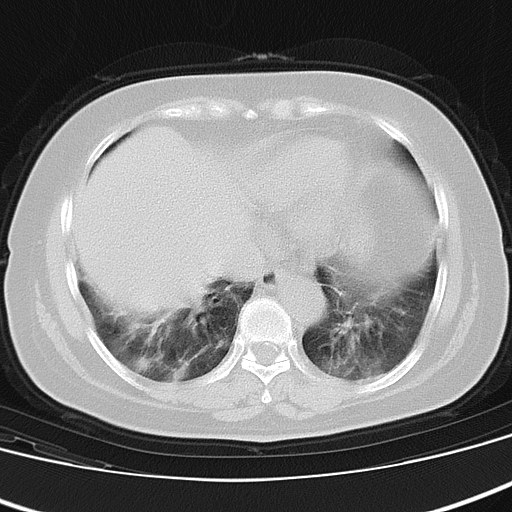
#> input picture covid19normalpneumonia-ct-images/COVID2_CT/25847 (2).jpg, 512 x 512 px; its folder holds 3 pictures in this run; the run also reads 1 picture not shown here
$ jupyter execute --allow-errors Training.ipynb
#> lines starting #> are read from the running program, lines starting #| are printed output that depends on the picture; after the words box and inside, x2 and y2 are one past the last pixel; in counts of white or black regions, pixels touching at a corner belong together
[cell 1]
#pip install numpy pandas matplotlib seaborn opencv-python tensorflow opendatasets scikit-learn

[cell 2]
# 1. Import necessary libraries
import os
import random
import numpy as np
import pandas as pd
import cv2
import matplotlib.pyplot as plt
import seaborn as sns

# 2. Import libraries for handling dataset and training
import opendatasets as od
from sklearn.model_selection import train_test_split
from sklearn.metrics import accuracy_score
from sklearn.metrics import classification_report, confusion_matrix, ConfusionMatrixDisplay
from tensorflow.keras.preprocessing.image import ImageDataGenerator, load_img, img_to_array
from tensorflow.keras.callbacks import ModelCheckpoint, EarlyStopping

# 3. Import TensorFlow and Keras related libraries
import tensorflow as tf
from tensorflow.keras import layers, models
from tensorflow.keras.applications import InceptionV3
from tensorflow.keras.optimizers import Adam
from tensorflow.keras.losses import BinaryCrossentropy
from tensorflow.keras.metrics import MeanIoU
from tensorflow.keras.preprocessing import image
from tensorflow.keras.models import Sequential
from tensorflow.keras.layers import GlobalAveragePooling2D, Dropout, Dense
from tensorflow.keras.optimizers import Adam
from tensorflow.keras.metrics import AUC, Precision, Recall


# 4. Import concurrent execution libraries
from concurrent.futures import ProcessPoolExecutor, ThreadPoolExecutor

[cell 3]
# Download dataset
#od.download("https://www.kaggle.com/datasets/anaselmasry/covid19normalpneumonia-ct-images/data")

[cell 4]
# Set paths and constants
base_path = './covid19normalpneumonia-ct-images'
classes = ['COVID2_CT', 'Normal_CT', 'pneumonia_CT']
num_augmentations_per_image = 5
img_size = (256, 256)
epochs=50
augmented_path = 'AugmentedData'  # Path to save augmented images

[cell 5]
# [8 lines left out: function augment_image, not called in this run]

def augment_images(class_name):
    """Augment images for a specified class."""
    class_path = os.path.join(base_path, class_name)
    augmented_class_path = os.path.join(augmented_path, class_name)
    os.makedirs(augmented_class_path, exist_ok=True)

    print(f"{class_name}: images started augmentation")

    datagen = ImageDataGenerator(
        rotation_range=40,
        width_shift_range=0.2,
        height_shift_range=0.2,
        shear_range=0.2,
        zoom_range=0.2,
        horizontal_flip=True,
        fill_mode='nearest'
    )

    image_files = os.listdir(class_path)

    with ThreadPoolExecutor() as executor:
        for img_file in image_files:
            img_path = os.path.join(class_path, img_file)
            for i in range(num_augmentations_per_image):
                executor.submit(augment_image, img_path, augmented_class_path, img_file, i, datagen)

    print(f"{class_name}: Augmentation completed.")

# Perform augmentation for each class
for class_name in classes:
    augment_images(class_name)
#> (the call stopped at in augment_images, `datagen = ImageDataGenerator( rotation_range=40, width_shift_range=0.2..`: tensorflow is not available in this run)
#> pass 2 of the loop `for class_name in classes:`:

print("Augmentation completed.")

[cell 6]
mask_base_path = './masks'

os.makedirs(mask_base_path, exist_ok=True)
for class_name in classes:
    os.makedirs(os.path.join(mask_base_path, class_name), exist_ok=True)

def generate_mask(image_path):
    """Generate a mask for a given image using thresholding."""
    img = cv2.imread(image_path, cv2.IMREAD_GRAYSCALE)
    if img is None:
        return None
    blurred = cv2.GaussianBlur(img, (5, 5), 0)
    _, mask = cv2.threshold(blurred, 0, 255, cv2.THRESH_BINARY + cv2.THRESH_OTSU)
    return mask

def process_image_and_save_mask(img_file, img_dir, mask_dir):
    """Process an image and save its corresponding mask."""
    img_path = os.path.join(img_dir, img_file)
    mask = generate_mask(img_path)
    if mask is not None:
        mask_filename = f"mask_{img_file}"
        mask_path = os.path.join(mask_dir, mask_filename)
        cv2.imwrite(mask_path, mask)

def create_masks_for_class(class_name, augmented=False):
    """Create masks for images in a specific class."""
#> called with class_name = 'COVID2_CT', augmented = False
    img_dir = os.path.join(augmented_path if augmented else base_path, class_name)
    mask_dir = os.path.join(mask_base_path, class_name)
    img_files = os.listdir(img_dir)

    with ProcessPoolExecutor() as executor:
        for img_file in img_files:
            executor.submit(process_image_and_save_mask, img_file, img_dir, mask_dir)
#> this loop made 3 passes
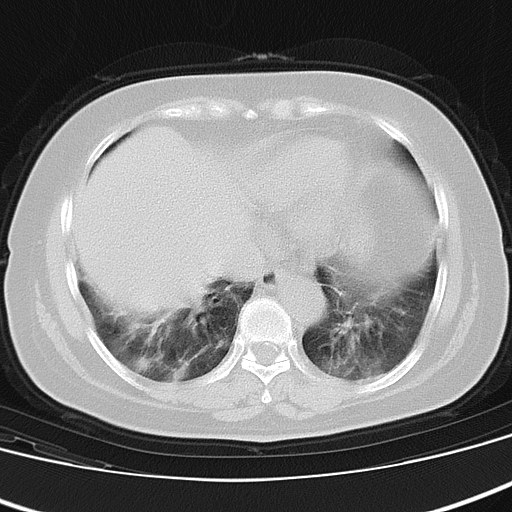
#> input picture covid19normalpneumonia-ct-images/COVID2_CT/25847 (2).jpg, 512 x 512 px
#> pass 1, in generate_mask, `_, mask = cv2.threshold(blurred, 0, 255, cv2.THRESH_BINARY + cv2.THRES..`:
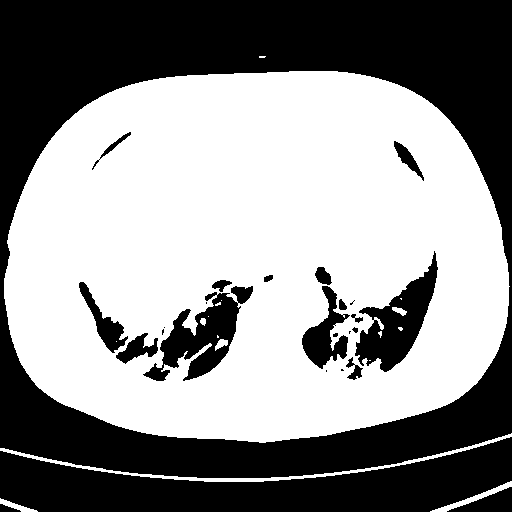
#> mask: shape (512, 512); 56.1% white; 26 black regions (8 under 20 px), largest, box (x1, y1, x2, y2) and area: (0, 0, 512, 478) 80818, (0, 437, 512, 512) 20586, (143, 286, 253, 381) 4101
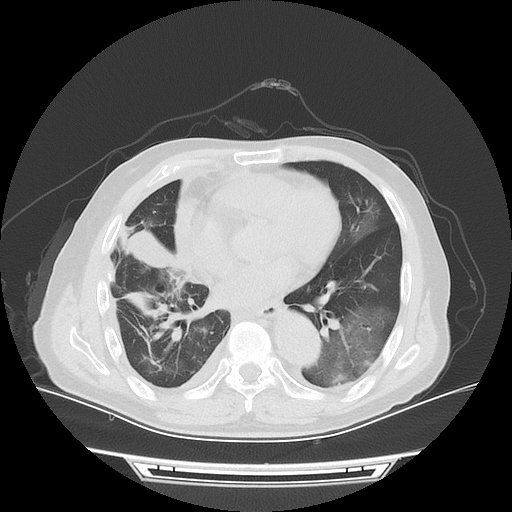
#> input picture covid19normalpneumonia-ct-images/COVID2_CT/45dc4d4 (32).jpg, 512 x 512 px
#> pass 2, in generate_mask (call 2), `_, mask = cv2.threshold(blurred, 0, 255, cv2.THRESH_BINARY + cv2.THRES..`:
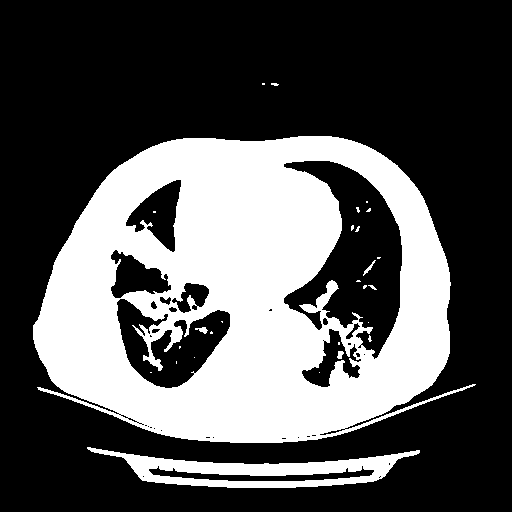
#> mask: shape (512, 512); 33.7% white; 27 white regions (21 under 20 px), largest, box (x1, y1, x2, y2) and area: (33, 136, 476, 443) 82491, (87, 447, 420, 488) 5409, (195, 327, 208, 334) 48, (363, 260, 376, 276) 47, (337, 351, 344, 359) 40, (368, 285, 377, 290) 20

# Create masks for both original and augmented images
#> (the rest of this cell did not finish here and is left out)

#> pass 2 of the loop `for class_name in classes:`:
#> the loop in create_masks_for_class (call 3), `for img_file in img_files:` made 1 pass
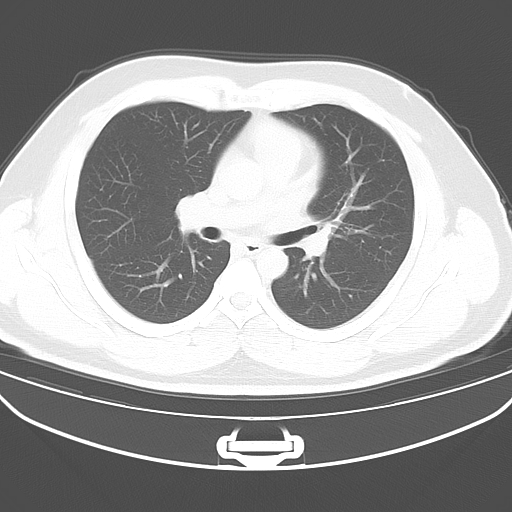
#> input picture covid19normalpneumonia-ct-images/Normal_CT/23985k (24).jpg, 512 x 512 px
#> pass 1, in generate_mask (call 4), `_, mask = cv2.threshold(blurred, 0, 255, cv2.THRESH_BINARY + cv2.THRES..`:
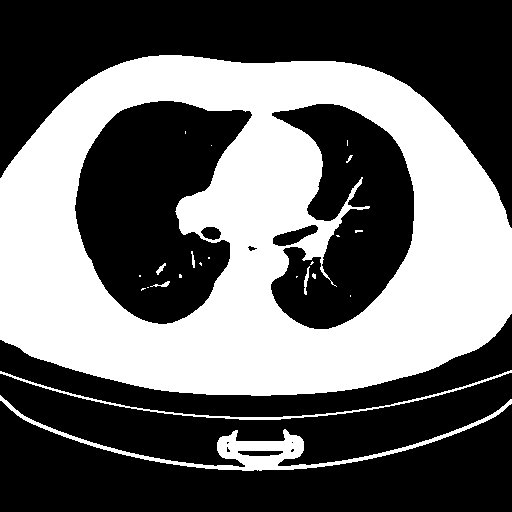
#> mask: shape (512, 512); 40.7% white; 23 white regions (15 under 20 px), largest, box (x1, y1, x2, y2) and area: (0, 55, 512, 396) 101240, (0, 395, 512, 471) 3959, (0, 370, 512, 420) 1233
print("Masks created.")

[cell 7]
def display_images_with_mask(image_class):
    """Display an original image and its mask for a specified class."""
#> called with image_class = 'COVID2_CT'
    img_dir = os.path.join(base_path, image_class)
    mask_dir = os.path.join(mask_base_path, image_class)
    original_image_file = os.listdir(img_dir)[0]

    img_path = os.path.join(img_dir, original_image_file)
    mask_path = os.path.join(mask_dir, f'mask_{original_image_file}')

    img = cv2.imread(img_path)
#> img is the input picture: shape (512, 512, 3); min 4, max 255, mean 123.3
    mask = cv2.imread(mask_path, cv2.IMREAD_GRAYSCALE)
#> mask: shape (512, 512); min 0, max 255, mean 143.1
#> pass 2 of the loop `for class_name in classes:`:
#> in display_images_with_mask, img is the input picture: shape (512, 512, 3); min 72, max 255, mean 152.6

    plt.figure(figsize=(10, 5))
    plt.subplot(1, 2, 1)
    plt.imshow(cv2.cvtColor(img, cv2.COLOR_BGR2RGB))
    plt.title(f'Original {image_class} Image')
    plt.axis('off')

    plt.subplot(1, 2, 2)
    plt.imshow(mask, cmap='gray')
    plt.title(f'Mask for {image_class} Image')
    plt.axis('off')

# Display images for each class
#> (the rest of this cell did not finish here and is left out)

[cell 8]
# U-Net Model Definition
def unet_model(input_size=(256, 256, 3)):
    inputs = layers.Input(input_size)

    # Contracting Path (Encoder)
    c1 = layers.Conv2D(64, (3, 3), activation='relu', padding='same')(inputs)
    c1 = layers.Conv2D(64, (3, 3), activation='relu', padding='same')(c1)
    p1 = layers.MaxPooling2D((2, 2))(c1)

    c2 = layers.Conv2D(128, (3, 3), activation='relu', padding='same')(p1)
    c2 = layers.Conv2D(128, (3, 3), activation='relu', padding='same')(c2)
    p2 = layers.MaxPooling2D((2, 2))(c2)

    c3 = layers.Conv2D(256, (3, 3), activation='relu', padding='same')(p2)
    c3 = layers.Conv2D(256, (3, 3), activation='relu', padding='same')(c3)
    p3 = layers.MaxPooling2D((2, 2))(c3)

    c4 = layers.Conv2D(512, (3, 3), activation='relu', padding='same')(p3)
    c4 = layers.Conv2D(512, (3, 3), activation='relu', padding='same')(c4)
    p4 = layers.MaxPooling2D((2, 2))(c4)

    c5 = layers.Conv2D(1024, (3, 3), activation='relu', padding='same')(p4)
    c5 = layers.Conv2D(1024, (3, 3), activation='relu', padding='same')(c5)

    # Expansive Path (Decoder)
    u6 = layers.Conv2DTranspose(512, (2, 2), strides=(2, 2), padding='same')(c5)
    u6 = layers.concatenate([u6, c4])
    c6 = layers.Conv2D(512, (3, 3), activation='relu', padding='same')(u6)
    c6 = layers.Conv2D(512, (3, 3), activation='relu', padding='same')(c6)

    u7 = layers.Conv2DTranspose(256, (2, 2), strides=(2, 2), padding='same')(c6)
    u7 = layers.concatenate([u7, c3])
    c7 = layers.Conv2D(256, (3, 3), activation='relu', padding='same')(u7)
    c7 = layers.Conv2D(256, (3, 3), activation='relu', padding='same')(c7)

    u8 = layers.Conv2DTranspose(128, (2, 2), strides=(2, 2), padding='same')(c7)
    u8 = layers.concatenate([u8, c2])
    c8 = layers.Conv2D(128, (3, 3), activation='relu', padding='same')(u8)
    c8 = layers.Conv2D(128, (3, 3), activation='relu', padding='same')(c8)

    u9 = layers.Conv2DTranspose(64, (2, 2), strides=(2, 2), padding='same')(c8)
    u9 = layers.concatenate([u9, c1], axis=3)
    c9 = layers.Conv2D(64, (3, 3), activation='relu', padding='same')(u9)
    c9 = layers.Conv2D(64, (3, 3), activation='relu', padding='same')(c9)

    outputs = layers.Conv2D(1, (1, 1), activation='sigmoid')(c9)

    model = models.Model(inputs=[inputs], outputs=[outputs])
    model.compile(optimizer='adam', loss='binary_crossentropy', metrics=['accuracy'])
    return model

# Initialize the model
#> (the rest of this cell did not finish here and is left out)

[cell 9]
# Load Images and Masks
image_base_path = './covid19normalpneumonia-ct-images'
mask_base_path = './masks'
img_size = (256, 256)

def load_images_and_masks(classes, num_images=None):
    images = []
    masks = []

    for class_name in classes:
        img_dir = os.path.join(image_base_path, class_name)
        mask_dir = os.path.join(mask_base_path, class_name)

        img_files = os.listdir(img_dir)
        if num_images:
            img_files = img_files[:num_images]

        for img_file in img_files:
            img_path = os.path.join(img_dir, img_file)
            mask_path = os.path.join(mask_dir, f'mask_{img_file}')

            img = cv2.imread(img_path)
            img = cv2.resize(img, img_size)
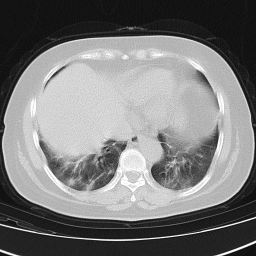
#> img: shape (256, 256, 3); min 12, max 255, mean 123.5
            img = img / 255.0  # Normalize image

            mask = cv2.imread(mask_path, cv2.IMREAD_GRAYSCALE)
            mask = cv2.resize(mask, img_size)
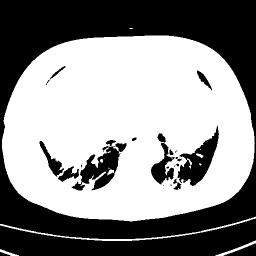
#> mask: shape (256, 256); min 0, max 255, mean 143.1
            mask = mask / 255.0  # Normalize mask to 0-1 range

            images.append(img)
            masks.append(np.expand_dims(mask, axis=-1))  # Add a channel dimension to the mask
#> pass 2 of the loop in load_images_and_masks, `for class_name in classes:`:
#> img_files = ['23985k (24).jpg']
#> in load_images_and_masks, `mask = cv2.resize(mask, img_size)`:
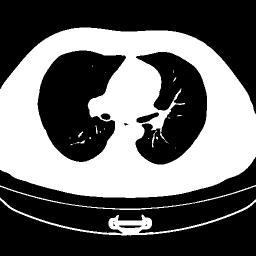
#> mask: shape (256, 256); min 0, max 255, mean 103.9

    return np.array(images), np.array(masks)

classes = ['COVID2_CT', 'Normal_CT', 'pneumonia_CT']
#> (the rest of this cell did not finish here and is left out)

#> (a cell that did not finish here is left out)

#> (a cell that did not finish here is left out)

#> (a cell that did not finish here is left out)

[cell 13]
# [21 lines left out: function plot_training_history, not called in this run]


#> (the rest of this cell did not finish here and is left out)

[cell 14]
# [26 lines left out: function display_sample_prediction, not called in this run]

#> (the rest of this cell did not finish here and is left out)

[cell 15]
os.makedirs('Models', exist_ok=True)
#> (the rest of this cell did not finish here and is left out)

[cell 16]
def generate_segmented_mask(img_path, output_dir, threshold=0.85):
    img = image.load_img(img_path, target_size=(256, 256))
    img_array = image.img_to_array(img) / 255.0
    img_array = np.expand_dims(img_array, axis=0)

    predicted_mask = model.predict(img_array)[0]

    predicted_mask_binary = (predicted_mask > threshold).astype(np.uint8)

    predicted_mask_resized = cv2.resize(predicted_mask_binary, (img.width, img.height))

    mask_filename = os.path.join(output_dir, os.path.basename(img_path))
    cv2.imwrite(mask_filename, predicted_mask_resized * 255)

input_dirs = {
    'COVID2_CT': 'covid19normalpneumonia-ct-images/COVID2_CT',
    'Normal_CT': 'covid19normalpneumonia-ct-images/Normal_CT',
    'pneumonia_CT': 'covid19normalpneumonia-ct-images/pneumonia_CT'
}

output_dir = 'segmented_masks'
os.makedirs(output_dir, exist_ok=True)

for class_name, input_dir in input_dirs.items():
    class_output_dir = os.path.join(output_dir, class_name)
    os.makedirs(class_output_dir, exist_ok=True)

    for img_name in os.listdir(input_dir):
        img_path = os.path.join(input_dir, img_name)
        generate_segmented_mask(img_path, class_output_dir)
#> (the call stopped at in generate_segmented_mask, `img = image.load_img(img_path, target_size=(256, 256))`: tensorflow is not available in this run)
#> pass 2 of the loop `for class_name, input_dir in input_dirs.items():`:
